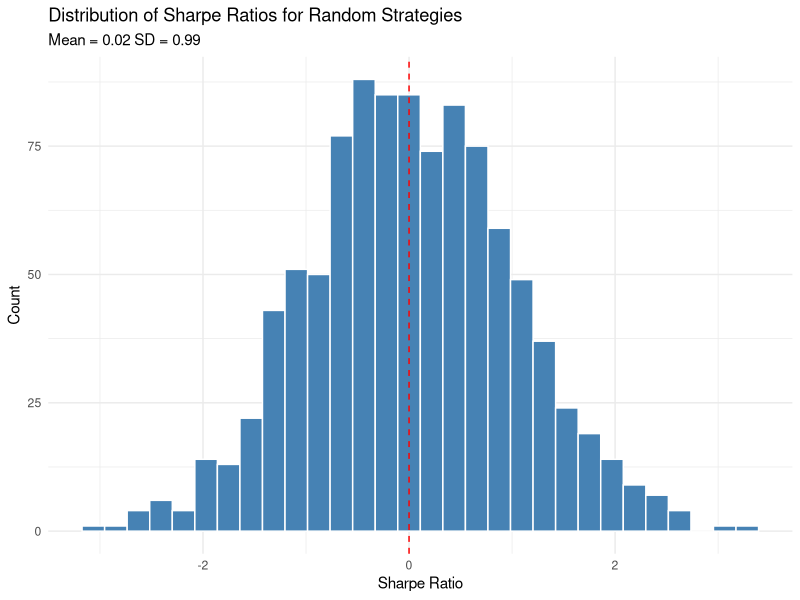
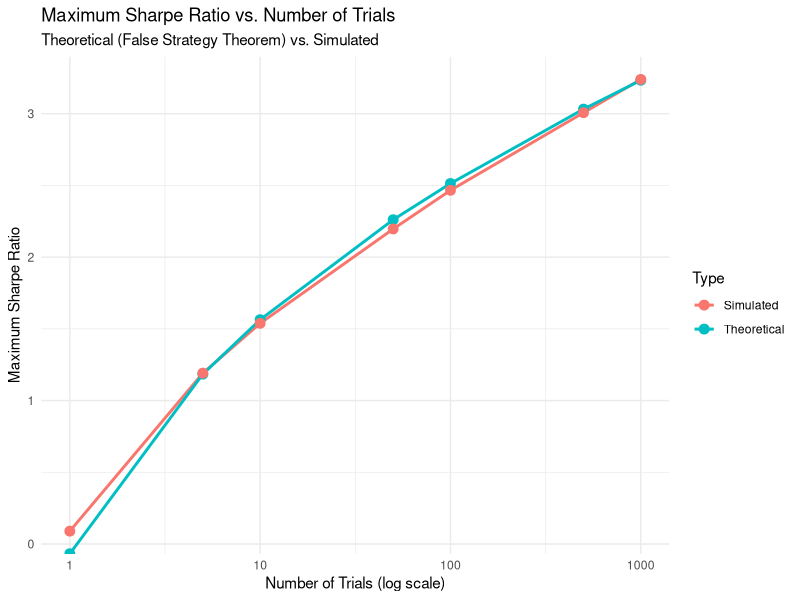
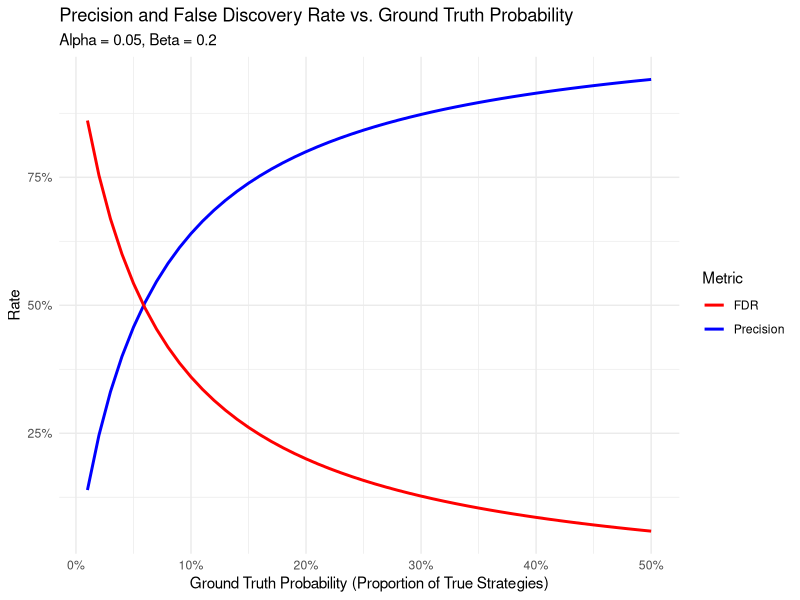
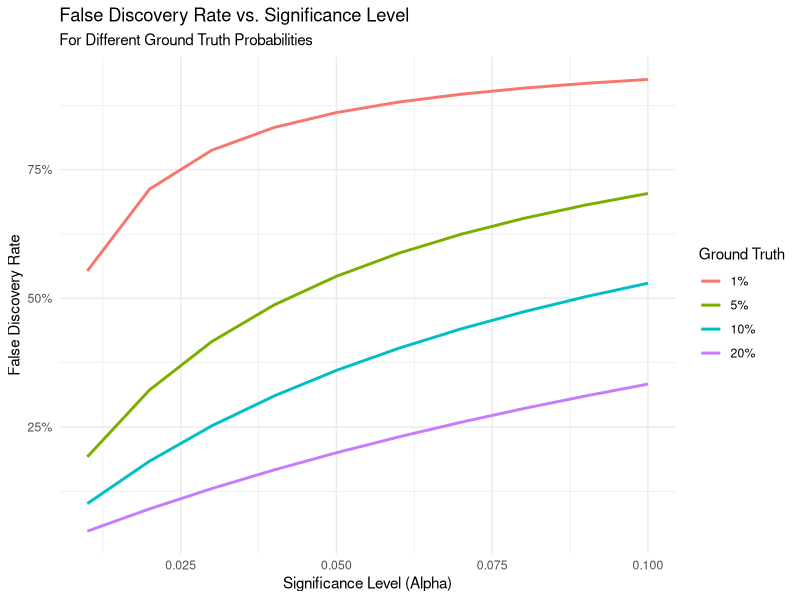

Recreate these plots in R, in order. (Note: this script raises an error after producing the figures.)
## ---- chunk 1
# Load required libraries
library(tidyverse)
library(ggplot2)
library(knitr)
library(kableExtra)
library(data.table)
## ---- chunk 2
# Function to generate random strategy returns
# This simulates the returns of investment strategies that have no real edge
# Modified function to generate strategies, some with genuine edge
generate_random_strategies <- function(n_strategies = 1000, 
                                       n_returns = 252, 
                                       mean_return = 0, 
                                       sd_return = 0.01,
                                       edge_pct = 0.05,    # Percentage of strategies with edge
                                       edge_size = 0.0005) # Size of daily edge
{
  # Create a matrix of random returns
  returns_matrix <- matrix(
    rnorm(n_strategies * n_returns, mean = mean_return, sd = sd_return),
    nrow = n_returns,
    ncol = n_strategies
  )
  
  # Add edge to a subset of strategies
  n_edge_strategies <- round(n_strategies * edge_pct)
  if (n_edge_strategies > 0) {
    # Add a small positive drift to create genuine edge
    for (i in 1:n_edge_strategies) {
      returns_matrix[, i] <- returns_matrix[, i] + edge_size
    }
  }
  
  # Name each strategy for easier reference
  colnames(returns_matrix) <- paste0("Strategy_", 1:n_strategies)
  
  # Create a vector indicating which strategies have true edge
  has_edge <- logical(n_strategies)
  has_edge[1:n_edge_strategies] <- TRUE
  
  return(list(
    returns = returns_matrix,
    has_edge = has_edge
  ))
}

# Generate strategies with some having genuine edge
set.seed(42)
strategy_data <- generate_random_strategies(
  n_strategies = 1000,
  n_returns = 252,
  edge_pct = 0.05,    # 5% of strategies have genuine edge
  edge_size = 0.0005  # Small daily drift (about 12% annual return)
)

# Extract the returns matrix and edge information
random_strategies <- strategy_data$returns
true_edge <- strategy_data$has_edge

# Check the dimensions to confirm we have 252 days × 1000 strategies
dim(random_strategies)
## ---- chunk 3
# Function to calculate annualized Sharpe ratio
# The Sharpe ratio is the most common performance metric in finance
# It measures excess return per unit of risk (volatility)
calculate_sharpe <- function(returns, annualization_factor = 252) {
  # Calculate the mean daily return (this is our "signal")
  mean_return <- mean(returns)
  
  # Calculate the standard deviation of daily returns (this is our "noise")
  sd_return <- sd(returns)
  
  # Avoid division by zero (if we get a constant return series)
  if (sd_return == 0) return(0)
  
  # Calculate Sharpe ratio = signal/noise, then annualize
  # Annualization scales the daily Sharpe by sqrt(252) to get annual equivalent
  sharpe <- mean_return / sd_return * sqrt(annualization_factor)
  
  return(sharpe)
}

# Apply the Sharpe ratio calculation to each strategy (column)
# The "apply" function iterates through columns (2) of the matrix
sharpe_ratios <- apply(random_strategies, 2, calculate_sharpe)

# Examine the distribution statistics of these Sharpe ratios
# Even with random data, some strategies will appear to perform well!
summary(sharpe_ratios)

# Visualize the distribution of Sharpe ratios
# This is a key visualization to understand the impact of randomness
tibble(Sharpe = sharpe_ratios) %>%
  ggplot(aes(x = Sharpe)) +
  geom_histogram(bins = 30, fill = "steelblue", color = "white") +
  labs(
    title = "Distribution of Sharpe Ratios for Random Strategies",
    subtitle = paste("Mean =", round(mean(sharpe_ratios), 2), 
                    "SD =", round(sd(sharpe_ratios), 2)),
    x = "Sharpe Ratio",
    y = "Count"
  ) +
  theme_minimal() +
  # Add a vertical line at zero - the theoretical expectation for random strategies
  geom_vline(xintercept = 0, linetype = "dashed", color = "red")
## ---- chunk 4
# Find the maximum Sharpe ratio from our 1000 strategies
# This simulates what happens when a researcher selects only the best-performing strategy
max_sharpe <- max(sharpe_ratios)
max_sharpe_index <- which.max(sharpe_ratios)

# Print the maximum Sharpe ratio and which strategy achieved it
# This is often what would be presented in a backtest report or research paper
cat("Maximum Sharpe Ratio:", round(max_sharpe, 2), 
    "\nStrategy Index:", max_sharpe_index, "\n")

# Define a function to calculate the expected maximum Sharpe ratio
# This implements the False Strategy Theorem from the lecture
# It predicts how high the max Sharpe should be just from random chance
expected_max_sharpe <- function(n_trials, mean_sr = 0, std_sr = 1) {
  # Euler-Mascheroni constant (mathematical constant appearing in the theorem)
  emc <- 0.57721566490153286060651209008240243104215933593992
  
  # Expected maximum Sharpe ratio formula:
  # The more trials we run, the higher this value becomes, even with random data
  sr0 <- (1 - emc) * qnorm(p = 1 - 1/n_trials) + 
        emc * qnorm(1 - (n_trials * exp(1))^(-1))
  
  # Adjust by the mean and standard deviation of the Sharpe ratio distribution
  sr0 <- mean_sr + std_sr * sr0
  
  return(sr0)
}

# Calculate the expected maximum Sharpe ratio for 1000 trials
# We use the actual standard deviation of our Sharpe ratios for accuracy
exp_max_sharpe <- expected_max_sharpe(1000, mean_sr = 0, std_sr = sd(sharpe_ratios))

# Compare the theoretical expectation with our actual observed maximum
# They should be relatively close if our strategies are truly random
cat("Expected Maximum Sharpe Ratio:", round(exp_max_sharpe, 2), "\n")
cat("Actual Maximum Sharpe Ratio:", round(max_sharpe, 2), "\n")
## ---- chunk 5
# Calculate expected maximum Sharpe ratio for different numbers of trials
# This helps us visualize how the "best strategy" improves just by testing more variations
trial_counts <- c(1, 5, 10, 50, 100, 500, 1000)
exp_max_sharpes <- sapply(trial_counts, expected_max_sharpe, 
                          mean_sr = 0, std_sr = sd(sharpe_ratios))

# Function to simulate actual maximum Sharpe ratios for different trial counts
# This gives us an empirical check against the theoretical prediction
simulate_max_sharpe <- function(n_trials, n_simulations = 100, 
                               mean_sr = 0, std_sr = 1) {
  # We'll run multiple simulations to get a distribution of maximum Sharpe ratios
  max_sharpes <- numeric(n_simulations)
  
  # For each simulation, generate n_trials random Sharpe ratios and find the maximum
  for (i in 1:n_simulations) {
    # Generate random Sharpe ratios with specified mean and std
    sharpes <- rnorm(n_trials, mean = mean_sr, sd = std_sr)
    # Record the maximum value - this simulates selecting the best strategy
    max_sharpes[i] <- max(sharpes)
  }
  
  # Return statistics about the distribution of maximum Sharpe ratios
  return(list(
    mean = mean(max_sharpes),  # Average maximum across simulations
    sd = sd(max_sharpes),      # Standard deviation of the maximums
    values = max_sharpes       # All the individual maximum values
  ))
}

# Run the simulation for each trial count
# For each number of trials, we simulate 100 sets to get a good estimate
set.seed(123)  # For reproducibility
simulated_results <- lapply(trial_counts, simulate_max_sharpe, 
                           n_simulations = 100, 
                           mean_sr = 0, 
                           std_sr = sd(sharpe_ratios))

# Extract the mean maximum Sharpe ratio from each simulation set
sim_max_sharpes <- sapply(simulated_results, function(x) x$mean)

# Create a data frame for plotting both theoretical and simulated results
plot_data <- tibble(
  Trials = rep(trial_counts, 2),  # Each trial count appears twice (theoretical and simulated)
  `Sharpe Ratio` = c(exp_max_sharpes, sim_max_sharpes),  # Values from both methods
  Type = rep(c("Theoretical", "Simulated"), each = length(trial_counts))  # Identify the source
)

# Create the plot comparing theoretical vs. simulated maximum Sharpe ratios
# This is a key visualization demonstrating how selection bias increases with trials
ggplot(plot_data, aes(x = Trials, y = `Sharpe Ratio`, color = Type)) +
  geom_line(size = 1) +
  geom_point(size = 3) +
  scale_x_log10() +  # Log scale makes the pattern clearer across different trial counts
  labs(
    title = "Maximum Sharpe Ratio vs. Number of Trials",
    subtitle = "Theoretical (False Strategy Theorem) vs. Simulated",
    x = "Number of Trials (log scale)",
    y = "Maximum Sharpe Ratio"
  ) +
  theme_minimal()
## ---- chunk 6
# Function to calculate skewness and excess kurtosis
# These higher moments are important because financial returns are rarely normally distributed
calculate_moments <- function(returns) {
  # Standardize returns to make calculations easier
  # This converts returns to units of standard deviation (z-scores)
  z <- (returns - mean(returns)) / sd(returns)
  
  # Calculate skewness - the third central moment
  # Skewness measures asymmetry: positive values indicate a right tail (occasional large gains)
  # Negative values indicate a left tail (occasional large losses)
  skew <- mean(z^3)
  
  # Calculate excess kurtosis - the fourth central moment minus 3
  # Kurtosis measures "tailedness": high values indicate fat tails (more extreme events)
  # For a normal distribution, kurtosis = 3, so excess kurtosis = 0
  kurt <- mean(z^4) - 3
  
  return(list(skewness = skew, kurtosis = kurt))
}

# Function to calculate the Deflated Sharpe Ratio
calculate_dsr <- function(returns, n_trials, sr_mean = 0, sr_std = NULL) {
  # Number of observations
  n <- length(returns)
  
  # Check for constant returns (all values the same)
  if(sd(returns) == 0 || is.na(sd(returns))) {
    return(list(
      sharpe_ratio = 0,
      expected_max_sr = 0,
      dsr = 0
    ))
  }
  
  # Calculate Sharpe ratio (non-annualized)
  sr <- mean(returns) / sd(returns)
  
  # Calculate higher moments
  moments <- calculate_moments(returns)
  skew <- moments$skewness
  kurt <- moments$kurtosis
  
  # If standard deviation of Sharpe ratio not provided, use 1 as default
  if (is.null(sr_std) || is.na(sr_std) || sr_std == 0) {
    sr_std <- 1
  }
  
  # Calculate expected maximum Sharpe ratio
  exp_max_sr <- expected_max_sharpe(n_trials, mean_sr = sr_mean, std_sr = sr_std)
  
  # Calculate Deflated Sharpe Ratio
  numerator <- (sr - exp_max_sr) * sqrt(n - 1)
  denominator <- sqrt(1 - skew * sr + (kurt / 4) * sr^2)
  
  # Handle potential division by zero or negative values under the square root
  if (is.na(denominator) || denominator <= 0) {
    denominator <- 1  # Use a safe default
  }
  
  dsr <- pnorm(numerator / denominator)
  
  return(list(
    sharpe_ratio = sr,
    expected_max_sr = exp_max_sr,
    dsr = dsr
  ))
}

# Calculate DSR for our maximum Sharpe ratio strategy
# This applies our DSR function to the strategy that looked best in the backtest
best_strategy_returns <- random_strategies[, max_sharpe_index]
dsr_result <- calculate_dsr(
  best_strategy_returns, 
  n_trials = 1000,  # We tested 1000 strategies
  sr_std = sd(sharpe_ratios)  # Use the actual variability in our Sharpe ratios
)

# Print the results
# These metrics tell us whether our "best strategy" is likely genuine or just lucky
cat("Sharpe Ratio:", round(dsr_result$sharpe_ratio * sqrt(252), 2), "(annualized)\n")
cat("Expected Max Sharpe Ratio:", round(dsr_result$expected_max_sr, 2), "\n")
cat("Deflated Sharpe Ratio:", round(dsr_result$dsr, 4), "\n")
## ---- chunk 7
# Function to calculate precision, recall, and False Discovery Rate (FDR)
# This implements the mathematical framework from Lopez de Prado discussed in the lecture
calculate_fdr <- function(ground_truth, alpha = 0.05, beta = 0.2) {
  # Convert ground truth probability to odds ratio (theta)
  # ground_truth = proportion of strategies that are truly profitable
  # theta = ratio of true strategies to false strategies
  theta <- ground_truth / (1 - ground_truth)
  
  # Calculate recall (true positive rate)
  # Recall = 1 - beta, where beta is the Type II error rate (false negative rate)
  # This represents the probability of detecting a true strategy
  recall <- 1 - beta          
  
  # Calculate numerator for precision calculation
  # b1 = recall * theta = number of true positives / number of false strategies
  b1 <- recall * theta
  
  # Calculate precision
  # Precision = true positives / all positives
  # This represents the probability that a positive test indicates a true strategy
  precision <- b1 / (b1 + alpha)
  
  # Calculate False Discovery Rate (FDR)
  # FDR = 1 - precision = false positives / all positives
  # This is the probability that a strategy that tests positive is actually false
  fdr <- 1 - precision
  
  # Return all relevant metrics in a tidy format
  return(tibble(
    ground_truth = ground_truth,  # Original input - prior probability of true strategy
    theta = theta,                # Odds ratio of true vs. false strategies
    alpha = alpha,                # Type I error rate (significance level)
    beta = beta,                  # Type II error rate (1 - power)
    recall = recall,              # True positive rate (power)
    precision = precision,        # Proportion of positives that are true
    fdr = fdr                     # Proportion of positives that are false
  ))
}

# Calculate FDR for different ground truth probabilities
# This shows how the FDR changes based on the prior probability of true strategies
ground_truths <- seq(0.01, 0.5, by = 0.01)  # Try values from 1% to 50%
fdr_results <- map_df(ground_truths, calculate_fdr)  # Apply function to each value

# Plot the results to visualize the relationship
# This is a key insight: even with standard statistical testing, FDR remains high
# when true strategies are rare (which is the case in finance)
ggplot(fdr_results, aes(x = ground_truth)) +
  geom_line(aes(y = precision, color = "Precision"), size = 1) +
  geom_line(aes(y = fdr, color = "FDR"), size = 1) +
  scale_color_manual(values = c("Precision" = "blue", "FDR" = "red")) +
  labs(
    title = "Precision and False Discovery Rate vs. Ground Truth Probability",
    subtitle = "Alpha = 0.05, Beta = 0.2",
    x = "Ground Truth Probability (Proportion of True Strategies)",
    y = "Rate",
    color = "Metric"
  ) +
  theme_minimal() +
  scale_x_continuous(labels = scales::percent) +  # Format x-axis as percentages
  scale_y_continuous(labels = scales::percent)    # Format y-axis as percentages
## ---- chunk 8
# Calculate FDR for different alpha values (significance levels)
alphas <- seq(0.01, 0.1, by = 0.01)  # Test alpha values from 1% to 10%

# Create combinations of ground truth probabilities and alphas
fdr_by_alpha <- expand.grid(
  initial_ground_truth = c(0.01, 0.05, 0.1, 0.2),  # Different prior probabilities
  initial_alpha = alphas                           # Different significance levels
) %>%
  as_tibble() %>%
  rowwise() %>%
  # Calculate FDR for each combination
  mutate(
    result = list(calculate_fdr(initial_ground_truth, initial_alpha, beta = 0.2))
  ) %>%
  unnest(result) %>%
  # Use the values from the calculate_fdr result, dropping the duplicates
  select(-initial_ground_truth, -initial_alpha)

# Plot FDR vs alpha for different ground truth probabilities
ggplot(fdr_by_alpha, aes(x = alpha, y = fdr, color = factor(ground_truth))) +
  geom_line(size = 1) +
  labs(
    title = "False Discovery Rate vs. Significance Level",
    subtitle = "For Different Ground Truth Probabilities",
    x = "Significance Level (Alpha)",
    y = "False Discovery Rate",
    color = "Ground Truth"
  ) +
  theme_minimal() +
  scale_y_continuous(labels = scales::percent) +
  scale_color_discrete(name = "Ground Truth", 
                      labels = scales::percent(unique(fdr_by_alpha$ground_truth)))
## ---- chunk 9
# Generate random strategies with different sample sizes
# This helps us understand how the amount of data affects our ability to detect true strategies
sample_sizes <- c(63, 126, 252, 504, 1008)  # Approx. 3 months to 4 years of daily data

# Function to calculate DSR for different sample sizes
# This simulates the entire process of strategy generation, selection, and evaluation
# Function to calculate the Deflated Sharpe Ratio
calculate_dsr <- function(returns, n_trials, sr_mean = 0, sr_std = NULL) {
  # Number of observations
  n <- length(returns)
  
  # Check for constant returns (all values the same)
  if(sd(returns) == 0 || is.na(sd(returns))) {
    return(list(
      sharpe_ratio = 0,
      expected_max_sr = 0,
      dsr = 0
    ))
  }
  
  # Calculate Sharpe ratio (non-annualized)
  sr <- mean(returns) / sd(returns)
  
  # Calculate higher moments
  moments <- calculate_moments(returns)
  skew <- moments$skewness
  kurt <- moments$kurtosis
  
  # If standard deviation of Sharpe ratio not provided, use 1 as default
  if (is.null(sr_std) || is.na(sr_std) || sr_std == 0) {
    sr_std <- 1
  }
  
  # Calculate expected maximum Sharpe ratio
  exp_max_sr <- expected_max_sharpe(n_trials, mean_sr = sr_mean, std_sr = sr_std)
  
  # Calculate Deflated Sharpe Ratio
  numerator <- (sr - exp_max_sr) * sqrt(n - 1)
  denominator <- sqrt(1 - skew * sr + (kurt / 4) * sr^2)
  
  # Handle potential division by zero or negative values under the square root
  if (is.na(denominator) || denominator <= 0) {
    denominator <- 1  # Use a safe default
  }
  
  dsr <- pnorm(numerator / denominator)
  
  return(list(
    sharpe_ratio = sr,
    expected_max_sr = exp_max_sr,
    dsr = dsr
  ))
}
# Function to calculate DSR for different sample sizes
calculate_dsr_by_sample <- function(sample_size, n_strategies = 100, n_trials = 1000) {
  # Generate strategies
  strategies <- generate_random_strategies(
    n_strategies = n_strategies,
    n_returns = sample_size
  )
  
  # Calculate Sharpe ratios
  sharpes <- apply(strategies, 2, calculate_sharpe, 
                  annualization_factor = 252)
  
  # Find max Sharpe and its index
  max_sharpe <- max(sharpes)
  max_idx <- which.max(sharpes)
  
  # Add error handling
  tryCatch({
    # Calculate DSR for best strategy
    dsr_result <- calculate_dsr(
      strategies[, max_idx],
      n_trials = n_trials,
      sr_std = sd(sharpes)
    )
    
    return(tibble(
      sample_size = sample_size,
      sharpe_ratio = dsr_result$sharpe_ratio * sqrt(252),  # Annualized
      expected_max_sr = dsr_result$expected_max_sr,
      dsr = dsr_result$dsr
    ))
  }, error = function(e) {
    # Return NA values if there's an error
    return(tibble(
      sample_size = sample_size,
      sharpe_ratio = NA_real_,
      expected_max_sr = NA_real_,
      dsr = NA_real_
    ))
  })
}
# Run multiple simulations for each sample size to get a distribution
# This gives us statistical confidence in our results rather than relying on a single simulation
set.seed(456)  # For reproducibility
n_simulations <- 50  # 50 simulations per sample size
dsr_by_sample <- map_df(sample_sizes, function(sample_size) {
  # For each sample size, run n_simulations iterations
  map_df(1:n_simulations, function(i) {
    calculate_dsr_by_sample(sample_size)
  })
})

# Plot the results using boxplots to show the distribution of DSR values
# This visualization shows how sample size affects the reliability of the DSR
ggplot(dsr_by_sample, aes(x = factor(sample_size), y = dsr)) +
  geom_boxplot(fill = "lightblue") +
  labs(
    title = "Distribution of Deflated Sharpe Ratio by Sample Size",
    subtitle = "100 Strategies, 1000 Trials, 50 Simulations per Sample Size",
    x = "Sample Size (Number of Returns)",
    y = "Deflated Sharpe Ratio"
  ) +
  theme_minimal()
## ---- chunk 10
# Function to simulate out-of-sample performance
# This provides a realistic test of whether DSR predicts future performance
simulate_oos_performance <- function(n_strategies = 100, 
                                     in_sample_size = 252,
                                     out_sample_size = 252) {
  # Generate in-sample returns (this represents our "backtest" period)
  # We'll use this data to select strategies and calculate DSR
  in_sample <- generate_random_strategies(
    n_strategies = n_strategies,
    n_returns = in_sample_size
  )
  
  # Calculate in-sample Sharpe ratios (what we'd see during strategy development)
  # These are the performance metrics that would guide strategy selection
  in_sample_sharpes <- apply(in_sample, 2, calculate_sharpe)
  
  # Generate out-of-sample returns (this represents future performance)
  # These are completely new random data, simulating what happens post-implementation
  out_sample <- generate_random_strategies(
    n_strategies = n_strategies,
    n_returns = out_sample_size
  )
  
  # Calculate out-of-sample Sharpe ratios (the "true" performance we care about)
  # This is what would actually be realized when trading the strategy
  out_sample_sharpes <- apply(out_sample, 2, calculate_sharpe)
  
  # Calculate DSR for each strategy based on in-sample data
  # We use this to test whether DSR effectively predicts out-of-sample performance
  dsrs <- numeric(n_strategies)
  for (i in 1:n_strategies) {
    dsr_result <- calculate_dsr(
      in_sample[, i],
      n_trials = n_strategies,  # Number of trials equals number of strategies
      sr_std = sd(in_sample_sharpes)  # Use actual variation in Sharpe ratios
    )
    dsrs[i] <- dsr_result$dsr
  }
  
  # Combine results into a single dataset for analysis
  results <- tibble(
    strategy = 1:n_strategies,
    in_sample_sharpe = in_sample_sharpes,
    out_sample_sharpe = out_sample_sharpes,
    dsr = dsrs
  )
  
  return(results)
}

# Run simulation with 100 strategies
# This gives us enough data to analyze the relationship between DSR and future performance
set.seed(789)  # For reproducibility
performance_results <- simulate_oos_performance(n_strategies = 100)

# Analyze the relationship between in-sample Sharpe, DSR, and out-of-sample Sharpe
# This visualization reveals whether DSR provides useful information about future performance
performance_results %>%
  ggplot(aes(x = in_sample_sharpe, y = out_sample_sharpe, color = dsr)) +
  geom_point(size = 3, alpha = 0.7) +
  scale_color_gradient(low = "red", high = "blue") +  # Color by DSR value
  labs(
    title = "Out-of-Sample vs. In-Sample Sharpe Ratio",
    subtitle = "Color indicates Deflated Sharpe Ratio",
    x = "In-Sample Sharpe Ratio",
    y = "Out-of-Sample Sharpe Ratio",
    color = "DSR"
  ) +
  theme_minimal() +
  # Add regression line to show overall relationship
  geom_smooth(method = "lm", se = FALSE, color = "black", linetype = "dashed") +
  # Add reference lines at zero
  geom_hline(yintercept = 0, linetype = "dotted") +
  geom_vline(xintercept = 0, linetype = "dotted")
## ---- chunk 11
# Group strategies by DSR to analyze performance patterns
# This helps us understand whether different DSR ranges predict different outcomes
performance_results <- performance_results %>%
  mutate(dsr_group = cut(dsr, breaks = c(0, 0.2, 0.5, 0.8, 1),
                        labels = c("Very Low (0-0.2)", 
                                   "Low (0.2-0.5)", 
                                   "Medium (0.5-0.8)", 
                                   "High (0.8-1)")))

# Calculate average out-of-sample performance by DSR group
# This quantifies the relationship between DSR category and future returns
dsr_group_performance <- performance_results %>%
  group_by(dsr_group) %>%
  summarise(
    count = n(),  # Number of strategies in each group
    avg_in_sample = mean(in_sample_sharpe),  # Average backtest performance
    avg_out_sample = mean(out_sample_sharpe),  # Average realized performance
    median_out_sample = median(out_sample_sharpe),  # Median (more robust to outliers)
    positive_rate = mean(out_sample_sharpe > 0)  # Proportion with positive returns
  ) %>%
  arrange(dsr_group)  # Sort by DSR group for readability

# Display the results in a nicely formatted table
kable(dsr_group_performance, 
      caption = "Out-of-Sample Performance by DSR Group",
      digits = 3) %>%
  kable_styling(bootstrap_options = c("striped", "hover", "condensed"))

# Visualize out-of-sample performance by DSR group using boxplots
# This shows the full distribution, not just averages
ggplot(performance_results, aes(x = dsr_group, y = out_sample_sharpe)) +
  geom_boxplot(fill = "lightblue") +
  labs(
    title = "Out-of-Sample Sharpe Ratio by DSR Group",
    x = "Deflated Sharpe Ratio Group",
    y = "Out-of-Sample Sharpe Ratio"
  ) +
  theme_minimal() +
  geom_hline(yintercept = 0, linetype = "dashed", color = "red")  # Reference line at zero
